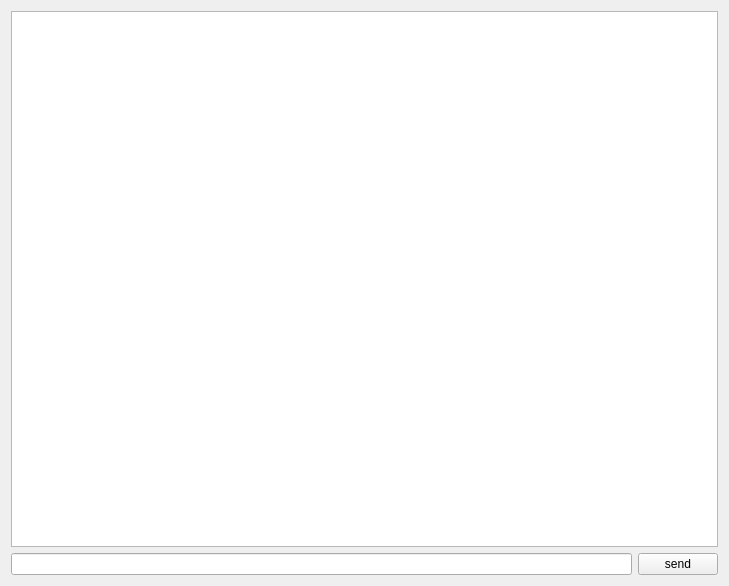
<?xml version="1.0" encoding="UTF-8"?>
<ui version="4.0">
 <class>Server</class>
 <widget class="QWidget" name="Server">
  <property name="geometry">
   <rect>
    <x>0</x>
    <y>0</y>
    <width>729</width>
    <height>586</height>
   </rect>
  </property>
  <property name="windowTitle">
   <string>Server</string>
  </property>
  <layout class="QVBoxLayout" name="verticalLayout">
   <item>
    <widget class="QTextBrowser" name="textBrowser"/>
   </item>
   <item>
    <layout class="QHBoxLayout" name="horizontalLayout">
     <item>
      <widget class="QLineEdit" name="lineEdit"/>
     </item>
     <item>
      <widget class="QPushButton" name="pushButton">
       <property name="text">
        <string>send</string>
       </property>
      </widget>
     </item>
    </layout>
   </item>
  </layout>
 </widget>
 <resources/>
 <connections/>
</ui>
